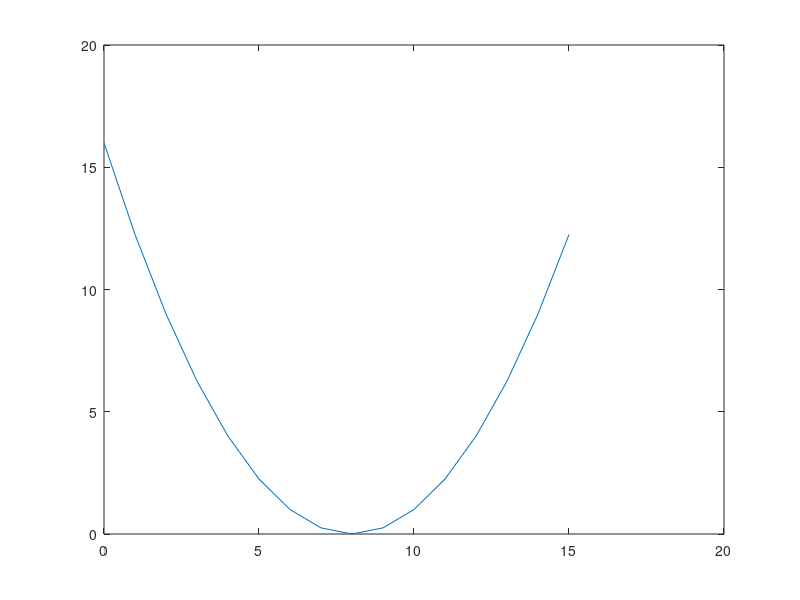

MATLAB code to generate this figure: (Note: this script raises an error after producing the figure.)
% X_Hadam and Y_Hadam are the Hadamard transforms of x and y.
% X_Hadam_abs is the magnitudes of the elements of X_Hadam, Y_Hadam_abs is the
% same.
% X_Hadam_Hat is derived from X_Had by replacing the 11 smallest-magnitude elements of X_Hadam by zeros 
% while keeping the rest of the elements the same. Y_Hadam_Hat is defined similarly.
% smallx_Hadam_hat is the inverse Hadamard transforms of X_Hadam_Hat,
% smally_Hadam_hat is the same.

k = 0:15;
x = (k-8).^2 / 4;
y = cos(k * (pi/16) + 1) + sin((2*k+1) * (pi/16));

n = length(x);

X_Hadam= 1/sqrt(n) * hadamard(n) * x';
Y_Hadam= 1/sqrt(n) * hadamard(n) * y';

X_Hadam_abs = abs(X_Hadam);
Y_Hadam_abs = abs(Y_Hadam);

[sortXhadm, indexXhdam]=sort(X_Hadam_abs, 'ascend');
X_Hadam_Hat = X_Hadam;
X_Hadam_Hat(indexXhdam(1:11)) = 0;

[sortYhadm, indexYhdam]=sort(Y_Hadam_abs, 'ascend');
Y_Hadam_Hat = Y_Hadam;
Y_Hadam_Hat(indexYhdam(1:11)) = 0;

table1 = [X_Hadam X_Hadam_abs X_Hadam_Hat];
display(table1)

table2 = [Y_Hadam Y_Hadam_abs Y_Hadam_Hat];
display(table2)

%do inverse Hadamard transformation
smallx_Hadam_hat = 1/sqrt(n) * hadamard(n) * X_Hadam_Hat;
% xhathadm = hadamard(length(x))*Xhathadm;
smally_Hadam_hat = 1/sqrt(n) * hadamard(n) * Y_Hadam_Hat;

table3 = [x' smallx_Hadam_hat];
display(table3)
table4 = [y' smally_Hadam_hat];
display(table4)

% 4.b
xMSE4 = mean((smallx_Hadam_hat' - x).^2);
yMSE4 = mean((smally_Hadam_hat' - y).^2);

%4.c
figure(1)
plot(k,x)
hold on;
plot(k, xHat);
hold on;
plot(k, xHatDct);
hold on;
plot(k, smallx_Hadam_hat);
title('x and the three xhat');
legend('x', 'xHat', 'xDctHat', 'xHadamhat');
xlabel('k');
hold off;

figure(2)
plot(k,y)
hold on;
plot(k, yHat);
hold on;
plot(k, yHatDct);
hold on;
plot(k, smally_Hadam_hat);
title('y and the three yhat');
legend('y', 'yHat', 'yDctHat', 'yHadamhat');
xlabel('k');
hold off;








